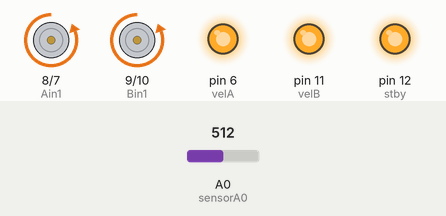
This sketch was run on a simulated Arduino Uno, built with avr-gcc and run on an emulated ATmega328P. On the bench: motor-driver pin pairs drawn as motors (green arrow = first pin HIGH = forward, orange = second pin HIGH = backward, longer = more drive, stopped while the standby pin is LOW), output pins drawn as LEDs (lit = HIGH). The inputs (shaded band) are chosen by the test bench; at power-on: A0 (sensorA0) = 512.

Above: at 2.0 s.
At 4.0 s:
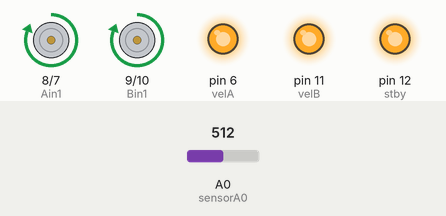
Timing chart, 0 to 6.2 s (numbered marks = the images above):
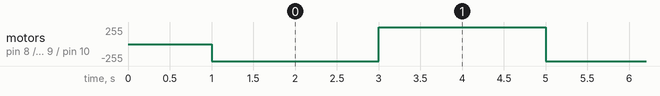

Measured:
- by itself, motor on pin 8 (Ain1) / pin 7 (Ain2), motor on pin 9 (Bin1) / pin 10 (Bin2): alternates forward 255/255 for 2.0 s and backward 255/255 for 2.0 s

The sketch:

velocista.ino
```cpp
const int velA = 6;
const int velB = 11;
const int Ain2 = 7;
const int Ain1 = 8;
const int stby = 12;
const int Bin1 = 9;
const int Bin2 = 10;

// sensores
const int sensorA0 = A0;

// valores sensores
int valorSensorA0;

// Definir variables para encontrar el promedio linea negra
const int numLecturas = 10; // Número de lecturas para calcular el promedio
float lineaNegra;

void setup() {
  // motores
  pinMode(velA, OUTPUT);
  pinMode(velB, OUTPUT);
  pinMode(Ain2, OUTPUT);
  pinMode(Ain1, OUTPUT);
  pinMode(stby, OUTPUT);
  pinMode(Bin1, OUTPUT);
  pinMode(Bin2, OUTPUT);

  // sensores
  pinMode(sensorA0, INPUT);

  analogWrite(velA, 255);
  analogWrite(velB, 255);
  digitalWrite(stby, HIGH);

  // encontrar el promedio de la linea negra
  lineaNegra = promedioLinea();
}

void loop() {
  // leer los valores de los sensores
  valorSensorA0 = analogRead(sensorA0);
  // Adelante
  digitalWrite(Ain1, LOW);
  digitalWrite(Ain2, HIGH);

  digitalWrite(Bin1, LOW);
  digitalWrite(Bin2, HIGH);

  delay(2000);

  //Atras
  digitalWrite(Ain1, HIGH);
  digitalWrite(Ain2, LOW);

  digitalWrite(Bin1, HIGH);
  digitalWrite(Bin2, LOW);

  delay(2000);

}

// Funcion para encontrar la media de la linea negra
float promedioLinea() {
  int suma = 0;
  for(int i = 0; i < numLecturas; i++) {
    int lectura = analogRead(sensorA0);
    suma += lectura;
    delay(100);
  }

  return suma / numLecturas;
}
```
